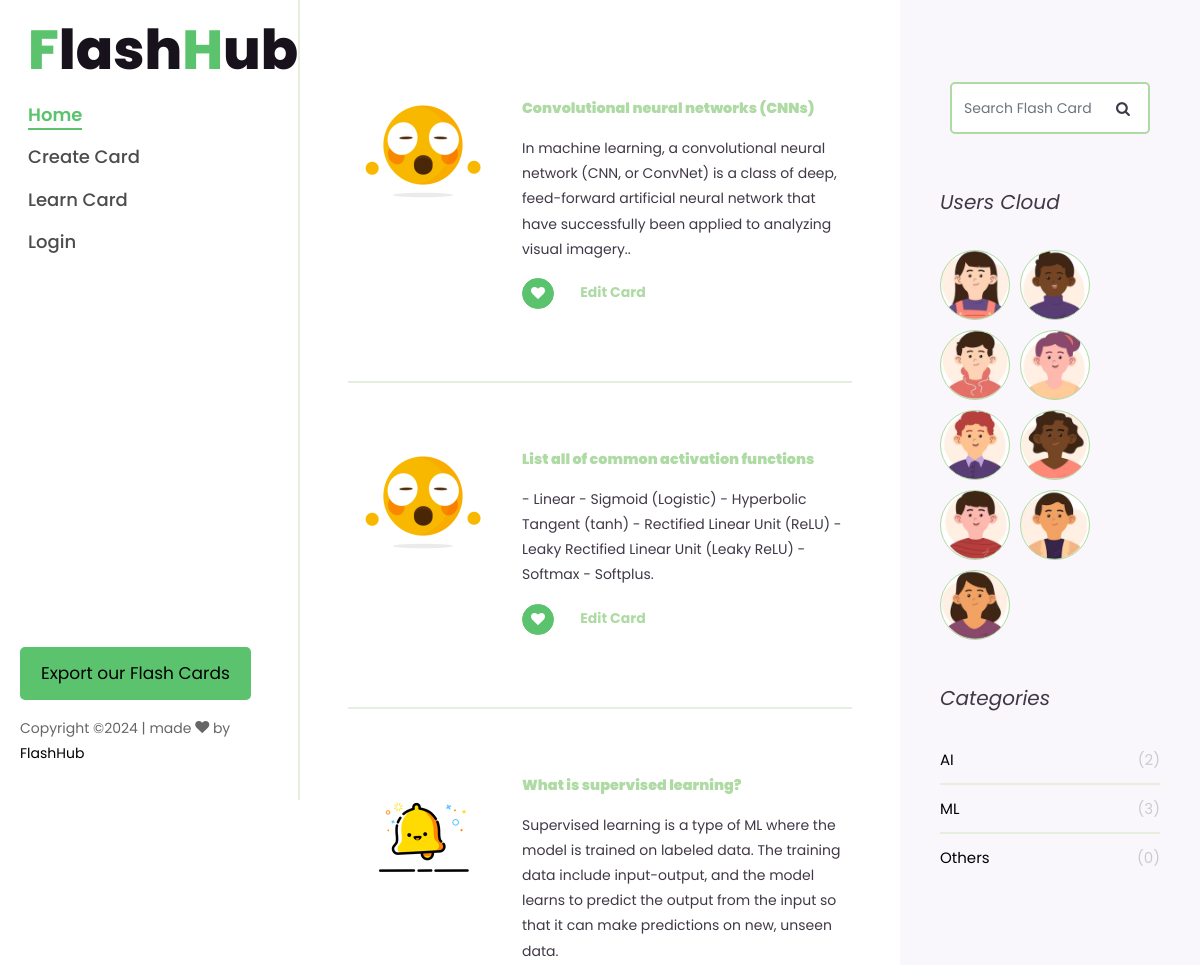
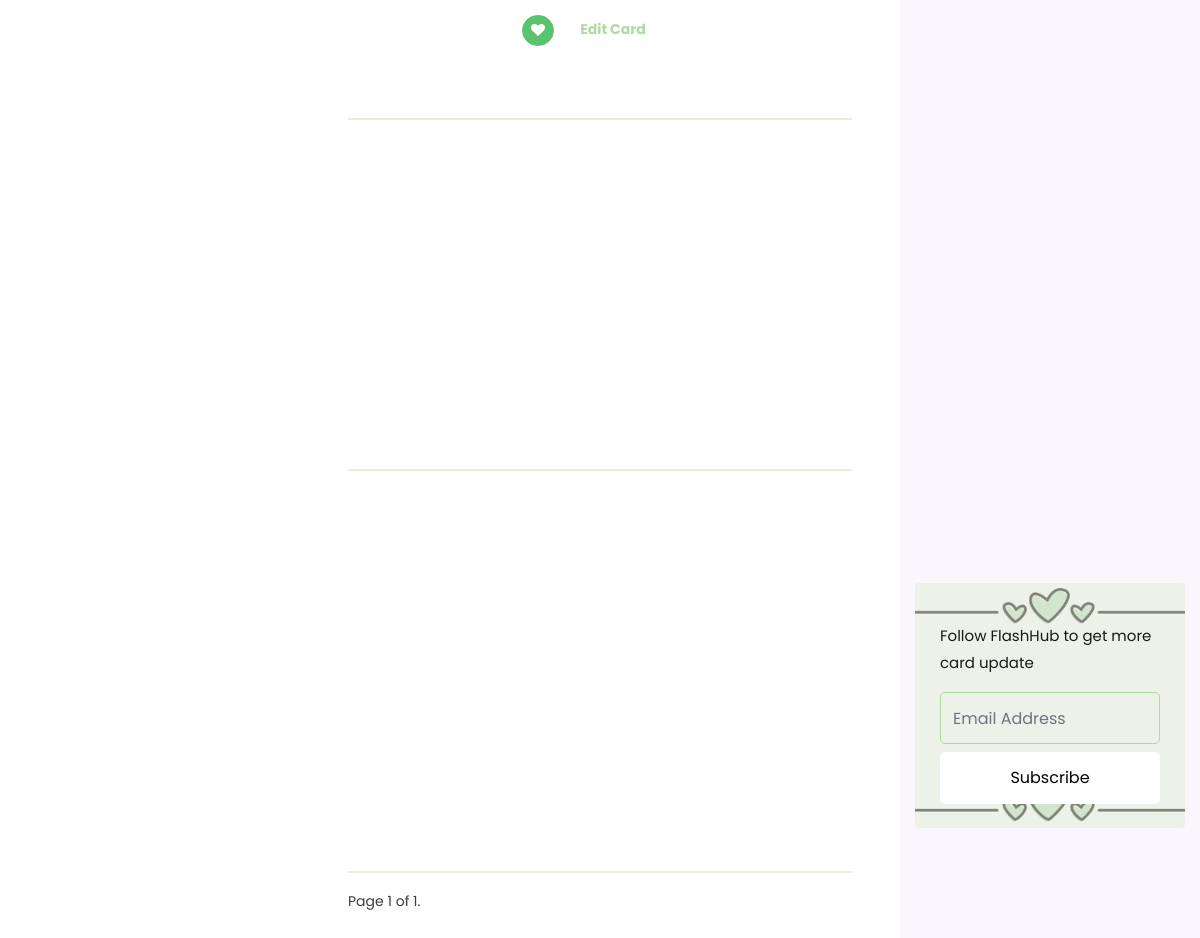
The page / on the database its author committed (2 pictures, top to bottom).
### flashcards/models.py (models this page shows)
class FlashCard(models.Model):
	category = models.CharField(max_length=50)
	front = models.TextField()
	back = models.TextField()
	creator = models.ForeignKey(User, on_delete=models.CASCADE)
	likes = models.IntegerField(default=0)
	known = models.IntegerField(default=0)
	def __str__(self):
		return self.front

### flashcards/views.py (the view)
# urls.py: path('', views.home, name='home'),
def home(request):
    if request.user.is_authenticated:
        all_cards = FlashCard.objects.filter(creator=request.user.id)
    else:
        all_cards = FlashCard.objects.all()
    paginator = Paginator(all_cards, 8)
    page_number = request.GET.get('page')
    page_obj = paginator.get_page(page_number)
    counts = get_counts(all_cards)
    popular_cards = all_cards.order_by('-likes')[:3]
    context = {'page_obj':page_obj, 'counts':counts, 'popular_cards':popular_cards }
    return render(request, 'flashcards/home.html', context)

### flashcards/views.py (called while the page is built)
def get_counts(all_cards):
    counts = []
    count_alg = all_cards.filter(category='AI').count()
    counts.append(count_alg)
    count_ds = all_cards.filter(category='ML').count()
    counts.append(count_ds)
    count_com = all_cards.filter(category='Others').count()
    counts.append(count_com)
    return counts

### flashcards/templates/flashcards/home.html (shortened to what this page needs)
{% extends "flashcards/base.html" %}
{% load static %}
{% block content %}
	{% for card in page_obj %}
	    <div class="row pt-md-4">
	        <div class="col-md-12">
	            <div class="blog-entry ftco-animate d-md-flex">
	                <a href="#" class="img img-2" style="background-image: url({% static 'images/' %}{{card.category}}1.gif );"></a>
	                <div class="text text-2 pl-md-4">
	                  <h5 class="mb-2"><a href="#" style="color: #AEDAA3;"><strong>{{ card.front }}</strong></a></h5>
	                  <p class="mb-4">{{ card.back }}.</p>
	                  <p>
	                  	<a href="{% url 'mark_liked' card.id %}" class="btn btn-primary btn-sm"><i class="fa fa-heart"></i></a>
	                  	<a href="{% url 'edit_card' card.id %}" class="btn-custom"><strong>Edit Card</strong> </a>
	                  </p>
	                </div>
	            </div>
	        </div>
	    </div>
	    <hr>
	{% endfor %}
    <div class="row">
      <div class="col">
        <div class="block-27">
	        <div class="pagination">
			    <span class="step-links">
			        <span class="current">
			            Page {{ page_obj.number }} of {{ page_obj.paginator.num_pages }}.
			        </span>
			    </span>
			</div>
        </div>
      </div>
    </div>
{% endblock %}

### rows shown on the page
FlashCard: front "Convolutional neural networks (CNNs)", back "In machine learning, a convolutional neural network (CNN, or ConvNet) is a class of deep, feed-forward artificial neural network that have successfully been applied to analyzing visual imagery."
FlashCard: front "List all of common activation functions", back "- Linear - Sigmoid (Logistic) - Hyperbolic Tangent (tanh) - Rectified Linear Unit (ReLU) - Leaky Rectified Linear Unit (Leaky ReLU) - Softmax - Softplus"
FlashCard: shows a picture, front "What is supervised learning?", back "Supervised learning is a type of ML where the model is trained on labeled data. The training data include input-output, and the model learns to predict the output from the input so that it can make predictions on new, unseen data"

### other values the page prints
{{ page_obj.number }} "1"
{{ page_obj.paginator.num_pages }} "1"
{{ counts.0 }} "2"
{{ counts.1 }} "3"
{{ counts.2 }} "0"
